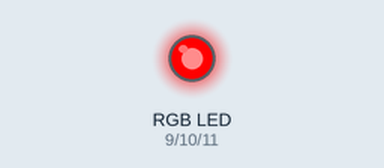
A sketch run on a simulated Arduino Uno, built with avr-gcc and run on an emulated ATmega328P. Shown: an RGB LED mixed from three pins (HIGH = lit). Dim RGB values are drawn brighter than linear.

Above: at 0.05 s.
At 2.0 s:
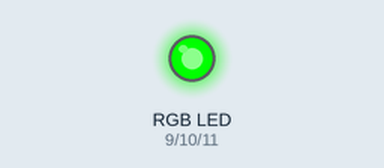
At 3.0 s:
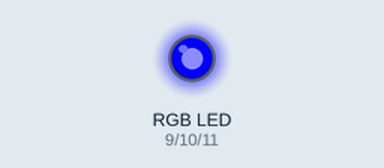
At 4.0 s:
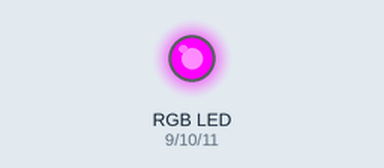
At 6.0 s:
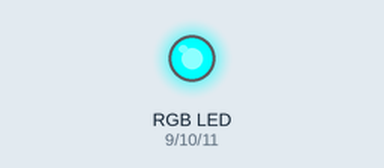
At 8.0 s:
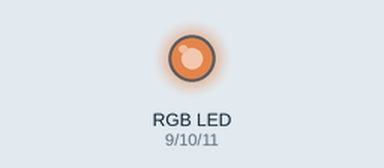
Timing chart, 0 to 10.4 s (numbered marks = the images above):
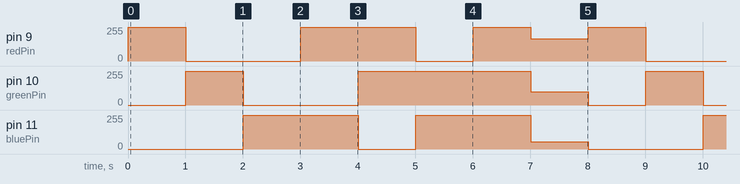

The sketch:

rgb_color_cycle_display.ino
```cpp
// 定义三个颜色控制引脚
int redPin = 9;
int greenPin = 10;
int bluePin = 11;

void setup() {
  // 将三个引脚都设置为输出模式
  pinMode(redPin, OUTPUT);
  pinMode(greenPin, OUTPUT);
  pinMode(bluePin, OUTPUT);
}

void loop() {
  // 纯红色
  setColor(255, 0, 0);  // 参数分别是 (红, 绿, 蓝) 的亮度，范围 0-255
  delay(1000);

  // 纯绿色
  setColor(0, 255, 0);
  delay(1000);

  // 纯蓝色
  setColor(0, 0, 255);
  delay(1000);

  // 混合色：紫色 (红+蓝)
  setColor(255, 0, 255);
  delay(1000);

  // 混合色：黄色 (红+绿)
  setColor(255, 255, 0);
  delay(1000);

  // 混合色：青色 (绿+蓝)
  setColor(0, 255, 255);
  delay(1000);

  // 混合色：白色 (红+绿+蓝全开)
  setColor(255, 255, 255);
  delay(1000);

  // 自己调制的神秘颜色
  setColor(167,98,56);
  delay(1000);
}

// 这是一个我们自己创建的“魔法咒语”（自定义函数）
// 每次调用 setColor 时，它就会自动帮我们把三个数值分别发给三个引脚
void setColor(int redValue, int greenValue, int blueValue) {
  analogWrite(redPin, redValue);
  analogWrite(greenPin, greenValue);
  analogWrite(bluePin, blueValue);
}
```

Measured:
- by itself, pin 9 (redPin): repeats every 8.0 s: 0/255 2.0 s, 255/255 2.0 s, 0/255 1.0 s, 255/255 1.0 s, 167/255 1.0 s, 255/255 1.0 s
- by itself, pin 10 (greenPin): repeats every 8.0 s: 0/255 2.0 s, 255/255 3.0 s, 98/255 1.0 s, 0/255 1.0 s, 255/255 1.0 s
- by itself, pin 11 (bluePin): repeats every 8.0 s: 0/255 1.0 s, 255/255 2.0 s, 56/255 1.0 s, 0/255 2.0 s, 255/255 2.0 s
